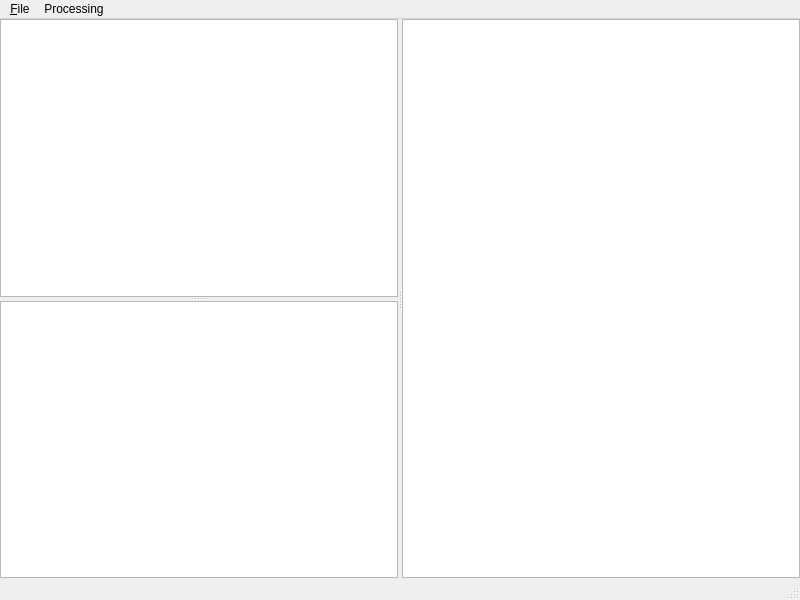
<?xml version="1.0" encoding="UTF-8"?>
<ui version="4.0">
 <class>MainWindow</class>
 <widget class="QMainWindow" name="MainWindow">
  <property name="geometry">
   <rect>
    <x>0</x>
    <y>0</y>
    <width>800</width>
    <height>600</height>
   </rect>
  </property>
  <property name="windowTitle">
   <string>MainWindow</string>
  </property>
  <widget class="QWidget" name="centralwidget">
   <layout class="QGridLayout" name="gridLayout">
    <property name="leftMargin">
     <number>0</number>
    </property>
    <property name="topMargin">
     <number>0</number>
    </property>
    <property name="rightMargin">
     <number>0</number>
    </property>
    <property name="bottomMargin">
     <number>0</number>
    </property>
    <item row="0" column="0">
     <widget class="QSplitter" name="splitter_2">
      <property name="orientation">
       <enum>Qt::Horizontal</enum>
      </property>
      <widget class="QSplitter" name="splitter">
       <property name="orientation">
        <enum>Qt::Vertical</enum>
       </property>
       <widget class="QGraphicsView" name="graphicsViewOrigin"/>
       <widget class="QGraphicsView" name="graphicsView"/>
      </widget>
      <widget class="RichJupyterWidget" name="jupyterConsole"/>
     </widget>
    </item>
   </layout>
  </widget>
  <widget class="QMenuBar" name="menubar">
   <property name="geometry">
    <rect>
     <x>0</x>
     <y>0</y>
     <width>800</width>
     <height>22</height>
    </rect>
   </property>
   <widget class="QMenu" name="menuFile">
    <property name="title">
     <string>&amp;File</string>
    </property>
    <addaction name="actionOpen"/>
    <addaction name="actionExit"/>
   </widget>
   <widget class="QMenu" name="menuProcessing">
    <property name="title">
     <string>Processing</string>
    </property>
    <addaction name="actionBrightness"/>
    <addaction name="actionEdge"/>
   </widget>
   <addaction name="menuFile"/>
   <addaction name="menuProcessing"/>
  </widget>
  <widget class="QStatusBar" name="statusbar"/>
  <action name="actionOpen">
   <property name="text">
    <string>&amp;Open</string>
   </property>
   <property name="shortcut">
    <string>Ctrl+O</string>
   </property>
  </action>
  <action name="actionExit">
   <property name="text">
    <string>E&amp;xit</string>
   </property>
  </action>
  <action name="actionEdge">
   <property name="text">
    <string>Edge</string>
   </property>
  </action>
  <action name="actionBrightness">
   <property name="text">
    <string>Brightness</string>
   </property>
  </action>
 </widget>
 <customwidgets>
  <customwidget>
   <class>RichJupyterWidget</class>
   <extends>QTextEdit</extends>
   <header>qtconsole/rich_jupyter_widget</header>
  </customwidget>
 </customwidgets>
 <resources/>
 <connections>
  <connection>
   <sender>actionExit</sender>
   <signal>triggered()</signal>
   <receiver>MainWindow</receiver>
   <slot>close()</slot>
   <hints>
    <hint type="sourcelabel">
     <x>-1</x>
     <y>-1</y>
    </hint>
    <hint type="destinationlabel">
     <x>399</x>
     <y>299</y>
    </hint>
   </hints>
  </connection>
 </connections>
</ui>
